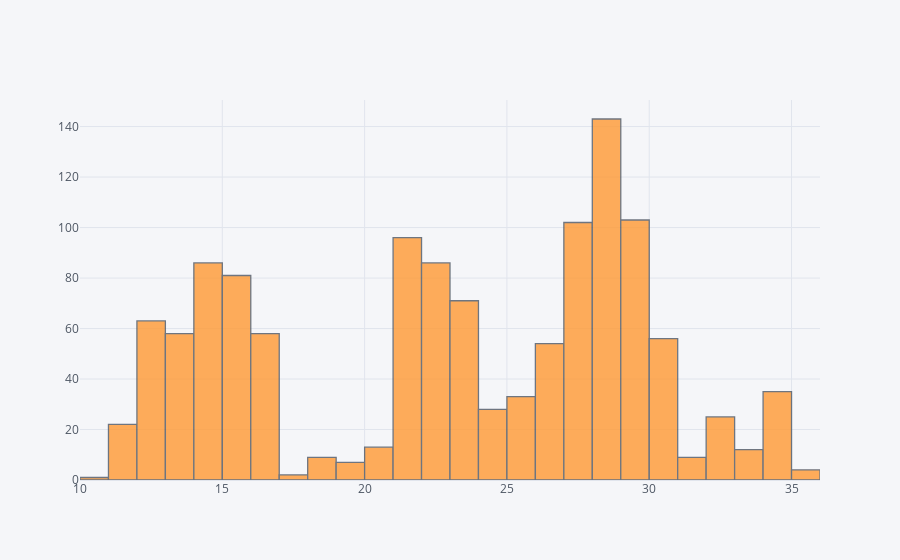

The cell this chart's notebook holds for it:
### Markdown cell above
# Will do after

### Code cell
BAC['Close'].iplot(kind='hist')

### Figure 1 — Plotly figure (JSON) as saved in the notebook; plotly's stock layout.template omitted (floating-point values rounded to 4 significant figures; data arrays with more than 128 entries replaced by an {"elided": "..."} marker saying what was removed)
{"data": [{"histfunc": "count", "histnorm": "", "marker": {"color": "rgba(255, 153, 51, 1.0)", "line": {"color": "#4D5663", "width": 1.3}}, "name": "Close", "opacity": 0.8, "orientation": "v", "type": "histogram", "x": {"elided": "1257 float values"}}], "layout": {"barmode": "overlay", "legend": {"bgcolor": "#F5F6F9", "font": {"color": "#4D5663"}}, "paper_bgcolor": "#F5F6F9", "plot_bgcolor": "#F5F6F9", "title": {"font": {"color": "#4D5663"}}, "xaxis": {"gridcolor": "#E1E5ED", "showgrid": true, "tickfont": {"color": "#4D5663"}, "title": {"font": {"color": "#4D5663"}, "text": ""}, "zerolinecolor": "#E1E5ED"}, "yaxis": {"gridcolor": "#E1E5ED", "showgrid": true, "tickfont": {"color": "#4D5663"}, "title": {"font": {"color": "#4D5663"}, "text": ""}, "zerolinecolor": "#E1E5ED"}}}
